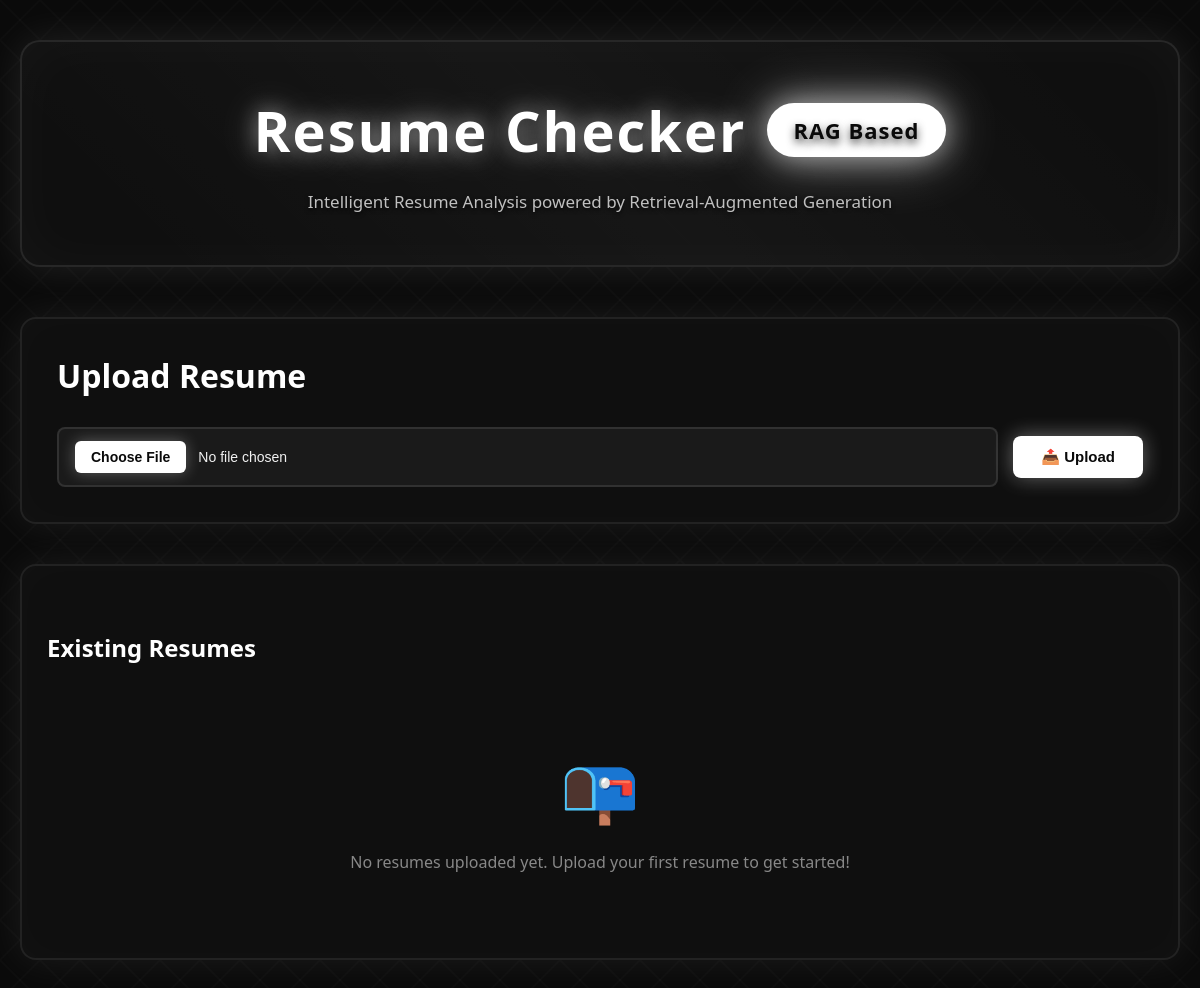
Before: / with the older database file.
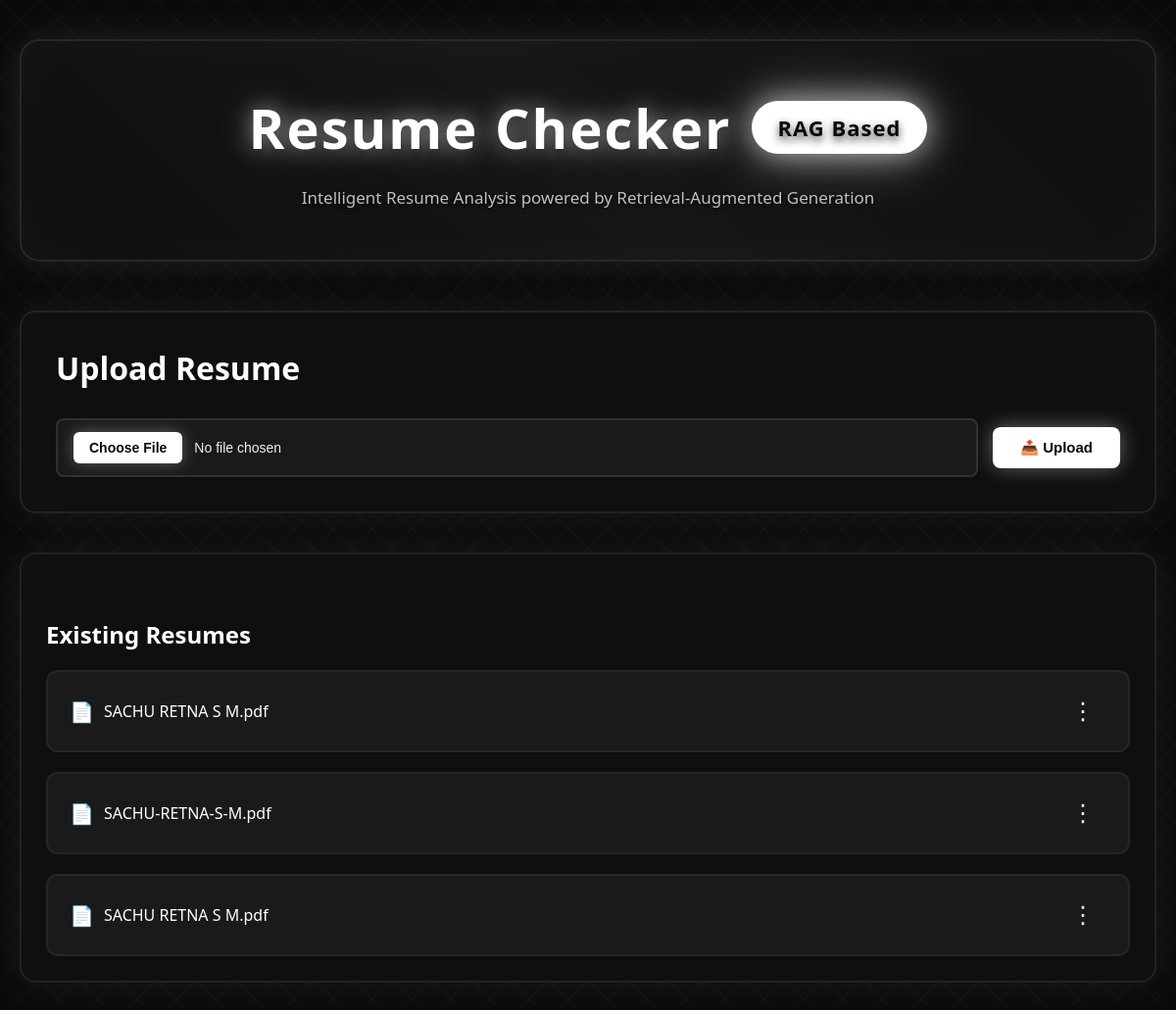
After: the same page with the newer database file.
### tables this page shows
CREATE TABLE resumes(
            id INTEGER PRIMARY KEY AUTOINCREMENT,
            filename TEXT,
            text TEXT
        );

### app.py (the view, shortened to what this page needs)
@app.route("/", methods=["GET", "POST"])
def upload():
    global retriever, resume_text
    return render_template("upload.html", resumes=get_all_resumes())

### scripts/db.py (called while the page is built)
def get_connection():
    return sqlite3.connect(DB_NAME)

def get_all_resumes():
    conn = get_connection()
    cur = conn.cursor()
    cur.execute("SELECT id, filename FROM resumes ORDER BY id DESC")
    rows = cur.fetchall()
    conn.close()
    return rows

### templates/upload.html (shortened to what this page needs)
<!DOCTYPE html>
<html lang="en">
<head>
</head>
<body>
  <div class="container">
    <header class="main-header">
      <h1>Resume Checker <span class="rag-badge">RAG Based</span></h1>
      <p class="subtitle">Intelligent Resume Analysis powered by Retrieval-Augmented Generation</p>
    </header>
    <div class="upload-section">
      <h2>Upload Resume</h2>
      <form method="POST" enctype="multipart/form-data" id="uploadForm">
        <input type="file" name="resume" accept=".pdf,.doc,.docx" required id="fileInput">
        <button type="submit">📤 Upload</button>
      </form>
    </div>
    <div class="resume-list">
      <h3>Existing Resumes</h3>
      <ul>
        {% if resumes %}
          {% for r in resumes %}
          <li>
            <span class="resume-name" onclick="window.location.href='/chat/{{ r[0] }}'" style="cursor: pointer;">{{ r[1] }}</span>
            <div class="menu-container">
              <button class="menu-button" onclick="toggleMenu(event, 'menu-{{ r[0] }}')">⋮</button>
            </div>
          </li>
          {% endfor %}
        {% else %}
          <div class="empty-state">
            <p>No resumes uploaded yet. Upload your first resume to get started!</p>
          </div>
        {% endif %}
      </ul>
    </div>
  </div>
</body>
</html>

Changed rows visible on the page:
added resumes: filename "SACHU RETNA S M.pdf"
added resumes: filename "SACHU-RETNA-S-M.pdf"
added resumes: filename "SACHU RETNA S M.pdf"
Other visible differences:
text no longer shown: "No resumes uploaded yet. Upload your first resume to get started!"
